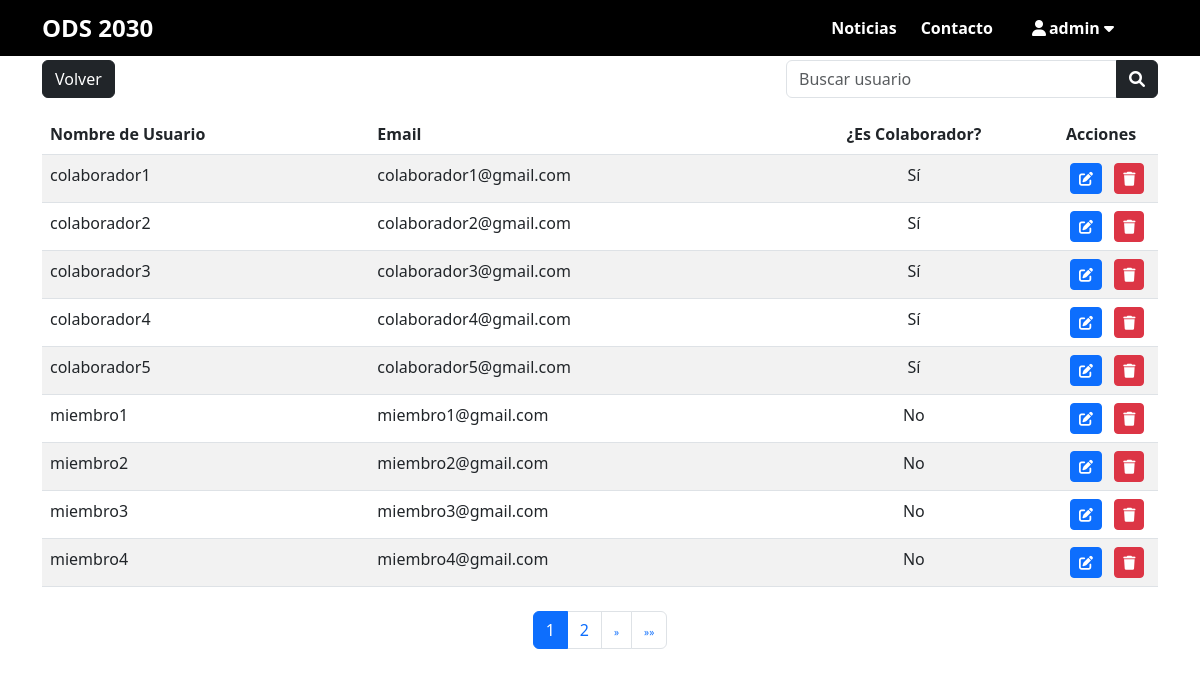
/usuarios/listar/ (signed in), run on the app's committed database.
### apps/usuarios/models.py (models this page shows)
class Usuario(AbstractUser):
    pass
    def es_colaborador(self):
        return self.groups.filter(name='colaborador').exists()

### blog/decorators.py (the view)
    def permisos(request, *args, **kwargs):
        if request.user.is_staff:
            return view_func(request, *args, **kwargs)
        else:
            return redirect('permisoDenegado')

### apps/usuarios/views.py (called while the page is built)
@staff
def listarUsuarios(request):
    usuarios_list = Usuario.objects.all()   # Muestra todas las noticias
    paginator = Paginator(usuarios_list, 10)
    page = request.GET.get('pagina')
    try:
        usuarios = paginator.page(page)
    except PageNotAnInteger:
        usuarios = paginator.page(1)
    except EmptyPage:
        usuarios = paginator.page(paginator.num_pages)
    context = {'usuarios': usuarios}
    return render(request, 'usuarios/listar.html', context)

### templates/usuarios/listar.html (shortened to what this page needs)
{%extends 'baseLogin.html' %}
{% load static %}
{% block contenido %}
<head>
  <link rel="stylesheet" href="https://cdnjs.cloudflare.com/ajax/libs/font-awesome/6.0.0-beta3/css/all.min.css">
</head>
<div style="margin-top: 60px;">
  <div class="container mt-4">
    <div class="d-flex justify-content-between mb-3">
      <a href="{% url 'home' %}" class="btn btn-dark">Volver</a>
      <div class="col-md-4">
        <div class="input-group">
          <input class="form-control" type="text" id="searchInput" placeholder="Buscar usuario" aria-label="Search for..." aria-describedby="btnNavbarSearch" />
          <button class="btn btn-dark" id="btnNavbarSearch" type="button"><i class="fas fa-search"></i></button>
        </div>
      </div>
    </div>
    <table class="table table-striped mt-2">
      <thead>
        <tr>
          <th>Nombre de Usuario</th>
          <th>Email</th>
          <th class="text-center">¿Es Colaborador?</th>
          <th style="width: 100px;">Acciones</th>
        </tr>
      </thead>
      <tbody>
        {% for usuario in usuarios %}
          {% if not user.username == usuario.username %}
            <tr>
              <td>{{ usuario.username }}</td>
              <td>{{ usuario.email }}</td>
              <td class="text-center">{% if usuario.es_colaborador %}Sí{% else %}No{% endif %}</td>
              <td>
                <a href="{% url 'usuarios:modificarUsuario' usuario.pk %}" class="btn btn-primary btn-sm mx-1">
                  <i class="fas fa-edit"></i>
                </a>
                <a href="{% url 'usuarios:eliminarUsuario' usuario.pk %}" class="btn btn-danger btn-sm mx-1">
                  <i class="fas fa-trash"></i>
                </a>
              </td>
            </tr>
          {%endif%}
        {% endfor %}
      </tbody>
    </table>
    <nav aria-label="Paginación" class="mt-4">
      <ul class="pagination justify-content-center">
        {% for num in usuarios.paginator.page_range %}
          {% if usuarios.number == num %}
            <li class="page-item active"><span class="page-link">{{ num }}</span></li>
          {% else %}
            <li class="page-item"><a class="page-link" href="?pagina={{ num }}">{{ num }}</a></li>
          {% endif %}
        {% endfor %}
        {% if usuarios.has_next %}
          <li class="page-item">
            <a class="page-link" href="?pagina={{ usuarios.next_page_number }}" aria-label="Siguiente">
              <span aria-hidden="true">&raquo;</span>
            </a>
          </li>
          <li class="page-item">
            <a class="page-link" href="?pagina={{ usuarios.paginator.num_pages }}" aria-label="Última">
              <span aria-hidden="true">&raquo;&raquo;</span>
            </a>
          </li>
        {% endif %}
      </ul>
    </nav>
  </div>
</div>
{% endblock contenido %}

### templates/baseLogin.html (shortened to what this page needs)
{% load static %}
<!DOCTYPE html>
<html lang="es-ar">
<head>
    <link rel="stylesheet" href="{% static 'css/home.css' %}">
    <link href="{% static 'bootstrap/css/bootstrap.min.css' %}" rel="stylesheet">
</head>
<body>
    <header>
        <div class="container">
            <a  class="logo" href="{%url 'home'%}">ODS 2030</a>
            <nav>
                <a href="{%url 'noticias:listarNoticias'%}">Noticias</a>
                <a href="{%url 'contacto' %}">Contacto</a>
                {% if user.is_authenticated%}
                    <div class="menu2" data-dropdown>
                        <a class="usuarioBoton" data-dropdown-button><i class="fas fa-user fa-fw"></i>{{user.username}} <i class="fas fa-caret-down"></i></a>
                    </div>
                {% endif %}
            </nav>
        </div>
   </header>
   <div style="margin-bottom: 2rem;">
    {% block contenido %}
    {% endblock contenido%}
   </div>
</body>
</html>

### static/css/home.css (style rules this page uses)
* { box-sizing: border-box; }
html { scroll-behavior: smooth; }
body { font-family: 'Roboto', sans-serif; margin: 0; }
.container { max-width: 1400px; margin: auto; }
header { background-color: black; z-index: 1000; color: white; padding: 10px; top: 0; }
header .container { display: flex; flex-direction: column; justify-content: space-between; align-items: center; }
header .logo { margin: 0; padding: 0; font-weight: bold; color: white; font-size: 1.5em; }
header nav { display: flex; text-align: center; padding-bottom: 20px; }
header a { padding: 5px 12px; text-decoration: none; font-weight: bold; color: white; }
span { font-size: 10px; }
@media (min-width: 720px) { header { position: fixed; width: 100%; } }
@media (min-width: 720px) { header .container { flex-direction: row; justify-content: space-between; } }
@media (min-width: 720px) { header nav { flex-direction: row; padding-bottom: 0; padding-right: 20px; } }
.menu2 { position: relative; padding: 5px 12px; text-decoration: none; font-weight: bold; color: white; cursor: pointer; }

### data on the page
Usuario: username "admin"
Usuario: username "colaborador1", email "colaborador1@gmail.com", shows "Sí"
Usuario: username "colaborador2", email "colaborador2@gmail.com", shows "Sí"
Usuario: username "colaborador3", email "colaborador3@gmail.com", shows "Sí"
Usuario: username "colaborador4", email "colaborador4@gmail.com", shows "Sí"
Usuario: username "colaborador5", email "colaborador5@gmail.com", shows "Sí"
Usuario: username "miembro1", email "miembro1@gmail.com", shows "No"
Usuario: username "miembro2", email "miembro2@gmail.com", shows "No"
Usuario: username "miembro3", email "miembro3@gmail.com", shows "No"
Usuario: username "miembro4", email "miembro4@gmail.com", shows "No"

### other printed values
{{ num }} "1"
{{ num }} "2"
